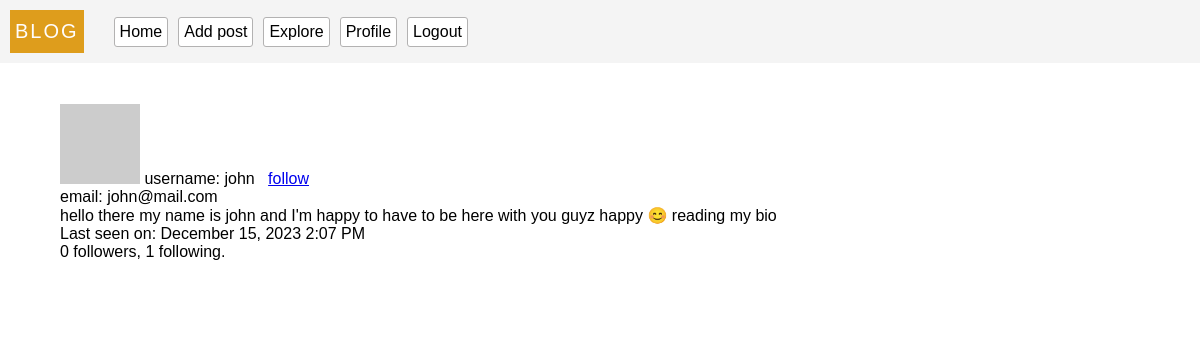
/user/2 (signed in), run on an earlier commit of the app's database.
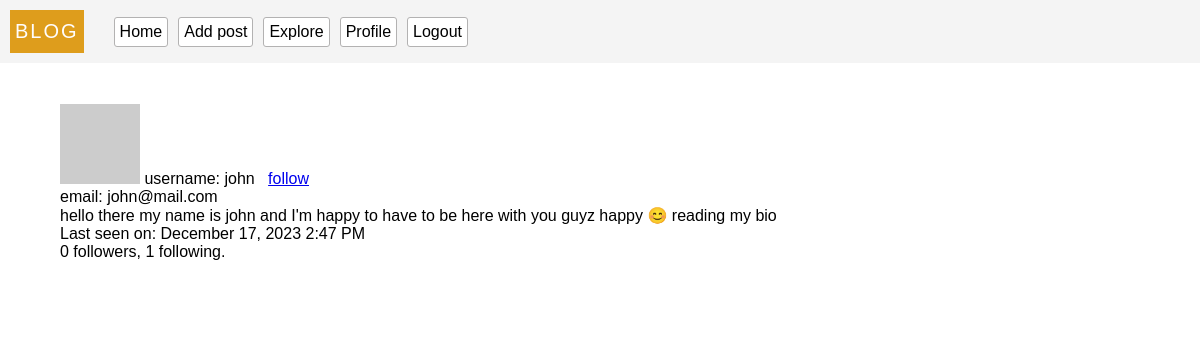
And on a later commit of the database.
### models.py (models this page shows, shortened)
class User(db.Model, UserMixin):
  __tablename__ = 'users'
  id = db.Column(db.Integer, primary_key = True)
  username = db.Column(db.String(100), unique = True, index = True)
  email = db.Column(db.String(100), index = True, unique = True)
  password = db.Column(db.String(200))
  last_seen = db.Column(db.DateTime, default=datetime.utcnow, index = True)
  about_me = db.Column(db.String, nullable=True)
  posts = db.relationship(
    'Post',
    backref = 'author',
    lazy = 'dynamic'
  )
  followed = db.relationship(
    'User',
    secondary = followers,
    primaryjoin = (followers.c.follower_id == id),
    secondaryjoin = (followers.c.followed_id == id),
    backref = db.backref('followers', lazy='dynamic'),
    lazy = 'dynamic'
  )
  follower = db.relationship(
    'User',
    secondary = followers,
    primaryjoin = (followers.c.followed_id == id),
    secondaryjoin = (followers.c.follower_id == id),
    backref = db.backref('followed_user', lazy='dynamic'),
    lazy = 'dynamic'
  )
  def avatar(self, size='80'):
    digest = md5(str(self.email).lower().encode('utf-8')).hexdigest()
    return f'https://gravatar.com/avatar/{digest}?d=identicon&s={size}'
  def update_last_seen(self):
    self.last_seen = datetime.utcnow()
    db.session.commit()
  def is_following(self, user):
    return self.followed.filter(followers.c.followed_id == user.id).count() > 0
  @login.user_loader
  def get_user(id):
    return User.query.get(int(id))

### server.py (the view)
@app.route('/user/<id>')
@login_required
def user_profile(id):
  user = User.query.get(id)
  if user == None:
    flash('this user profile cannot be found, profile may have been deleted or suspended !', 'error')
    return redirect(url_for('index'))
  return render_template('user.html', user=user, posts = user.posts)

### server.py (called while the page is built)
@app.before_request
def validate():
  if current_user.is_authenticated:
    current_user.update_last_seen()

### templates/user.html (shortened to what this page needs)
{% extends 'base.html' %}
{% block content %}
<section>
  <img src="{{user.avatar(100)}}" alt="photo">
  <span>username:  {{user.username}}</span>
  <span> &nbsp;</span>
    {% if current_user.id != user.id %}
      {% if current_user.is_following(user) %}
        <a href="/follow/{{user.id}}"> unfollow </a>
      {% else %}
        <a href="/follow/{{user.id}}"> follow </a>
      {% endif %}
    {% endif %}
  <br>
  <sapn>email: {{user.email}}</sapn>
  {% if user.about_me %}<p>{{ user.about_me }}</p>{% endif %}
  {% if user.last_seen %}<p>Last seen on: {{ moment(user.last_seen).format('LLL') }}</p>{% endif %}
  <p>{{ user.follower.count() }} followers, {{ user.followed.count() }} following.</p>
</section>
<section>
  <br> <br>
</section>
{% endblock %}

What changed in the data, as far as the page shows it:
changed User "john": last_seen "December 15, 2023 2:07 PM" → "December 17, 2023 2:47 PM"
